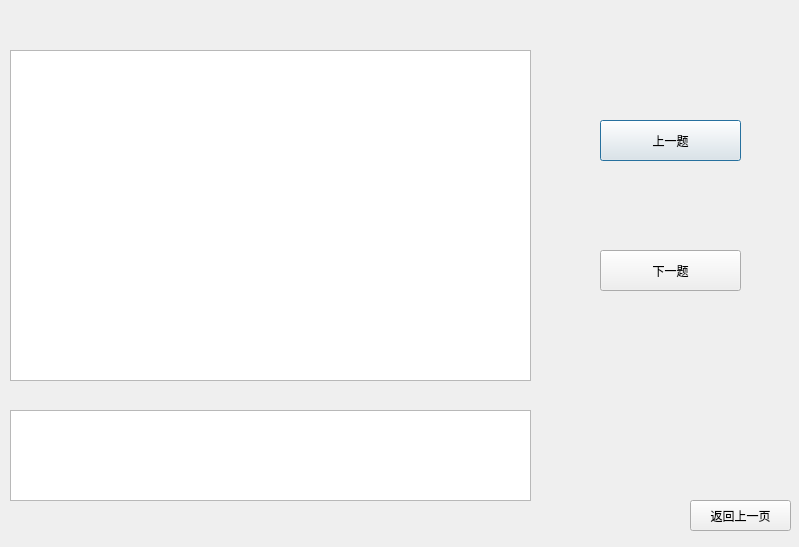
<?xml version="1.0" encoding="UTF-8"?>
<ui version="4.0">
 <class>StudyDlg</class>
 <widget class="QDialog" name="StudyDlg">
  <property name="geometry">
   <rect>
    <x>0</x>
    <y>0</y>
    <width>799</width>
    <height>547</height>
   </rect>
  </property>
  <property name="windowTitle">
   <string>Dialog</string>
  </property>
  <widget class="QListWidget" name="listwidgetQues">
   <property name="geometry">
    <rect>
     <x>10</x>
     <y>50</y>
     <width>521</width>
     <height>331</height>
    </rect>
   </property>
  </widget>
  <widget class="QPlainTextEdit" name="EditCorret">
   <property name="geometry">
    <rect>
     <x>10</x>
     <y>410</y>
     <width>521</width>
     <height>91</height>
    </rect>
   </property>
  </widget>
  <widget class="QPushButton" name="btnLast">
   <property name="geometry">
    <rect>
     <x>600</x>
     <y>120</y>
     <width>141</width>
     <height>41</height>
    </rect>
   </property>
   <property name="text">
    <string>上一题</string>
   </property>
  </widget>
  <widget class="QPushButton" name="btnNext">
   <property name="geometry">
    <rect>
     <x>600</x>
     <y>250</y>
     <width>141</width>
     <height>41</height>
    </rect>
   </property>
   <property name="text">
    <string>下一题</string>
   </property>
  </widget>
  <widget class="QPushButton" name="btnBack">
   <property name="geometry">
    <rect>
     <x>690</x>
     <y>500</y>
     <width>101</width>
     <height>31</height>
    </rect>
   </property>
   <property name="text">
    <string>返回上一页</string>
   </property>
  </widget>
  <widget class="QLabel" name="labeIndex">
   <property name="geometry">
    <rect>
     <x>30</x>
     <y>20</y>
     <width>181</width>
     <height>31</height>
    </rect>
   </property>
   <property name="text">
    <string/>
   </property>
  </widget>
 </widget>
 <resources/>
 <connections/>
</ui>
